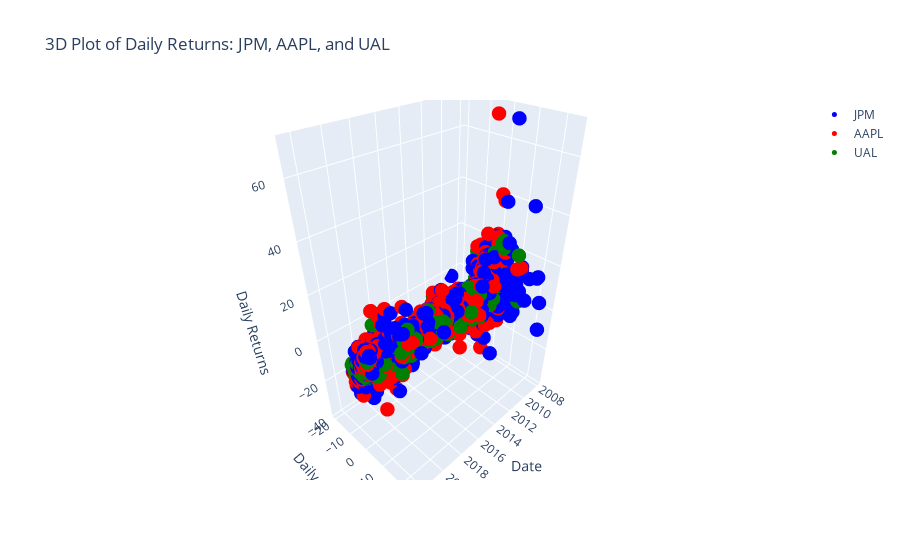

Notebook code cell kept with this figure:
### Code cell
import pandas as pd
import plotly.graph_objects as go

# Veri setini yeniden yükleyelim
returns_df = pd.read_csv('stocks_daily_returns.csv')
returns_df['Date'] = pd.to_datetime(returns_df['Date'])
returns_df.set_index('Date', inplace=True)

# Create a DataFrame for plotting with plotly
plot_df = returns_df.reset_index()

# Create the figure
fig = go.Figure()

# Add JPM scatter plot
fig.add_trace(go.Scatter3d(
    x=plot_df['Date'],
    y=plot_df['JPM'],
    z=plot_df['UAL'],
    mode='markers',
    marker=dict(color='blue', size=5),
    text=plot_df['Date'].dt.strftime('%Y-%m-%d'),
    name='JPM'
))

# Add AAPL scatter plot
fig.add_trace(go.Scatter3d(
    x=plot_df['Date'],
    y=plot_df['AAPL'],
    z=plot_df['UAL'],
    mode='markers',
    marker=dict(color='red', size=5),
    text=plot_df['Date'].dt.strftime('%Y-%m-%d'),
    name='AAPL'
))

# Add UAL scatter plot
fig.add_trace(go.Scatter3d(
    x=plot_df['Date'],
    y=plot_df['AAPL'],
    z=plot_df['JPM'],
    mode='markers',
    marker=dict(color='green', size=5),
    text=plot_df['Date'].dt.strftime('%Y-%m-%d'),
    name='UAL'
))

# Set the titles and labels
fig.update_layout(
    title='3D Plot of Daily Returns: JPM, AAPL, and UAL',
    scene=dict(
        xaxis_title='Date',
        yaxis_title='Daily Returns',
        zaxis_title='Daily Returns'
    )
)

# Show the plot
fig.show()

### Figure 1 — Plotly figure (JSON) as saved in the notebook; plotly's stock layout.template omitted (floating-point values rounded to 4 significant figures; data arrays with more than 128 entries replaced by an {"elided": "..."} marker saying what was removed)
{"data": [{"marker": {"color": "blue", "size": 5}, "mode": "markers", "name": "JPM", "text": {"elided": "3642 str values"}, "type": "scatter3d", "x": {"elided": "3642 str values"}, "y": {"elided": "3642 float values"}, "z": {"elided": "3642 float values"}}, {"marker": {"color": "red", "size": 5}, "mode": "markers", "name": "AAPL", "text": {"elided": "3642 str values"}, "type": "scatter3d", "x": {"elided": "3642 str values"}, "y": {"elided": "3642 float values"}, "z": {"elided": "3642 float values"}}, {"marker": {"color": "green", "size": 5}, "mode": "markers", "name": "UAL", "text": {"elided": "3642 str values"}, "type": "scatter3d", "x": {"elided": "3642 str values"}, "y": {"elided": "3642 float values"}, "z": {"elided": "3642 float values"}}], "layout": {"scene": {"xaxis": {"title": {"text": "Date"}}, "yaxis": {"title": {"text": "Daily Returns"}}, "zaxis": {"title": {"text": "Daily Returns"}}}, "title": {"text": "3D Plot of Daily Returns: JPM, AAPL, and UAL"}}}
